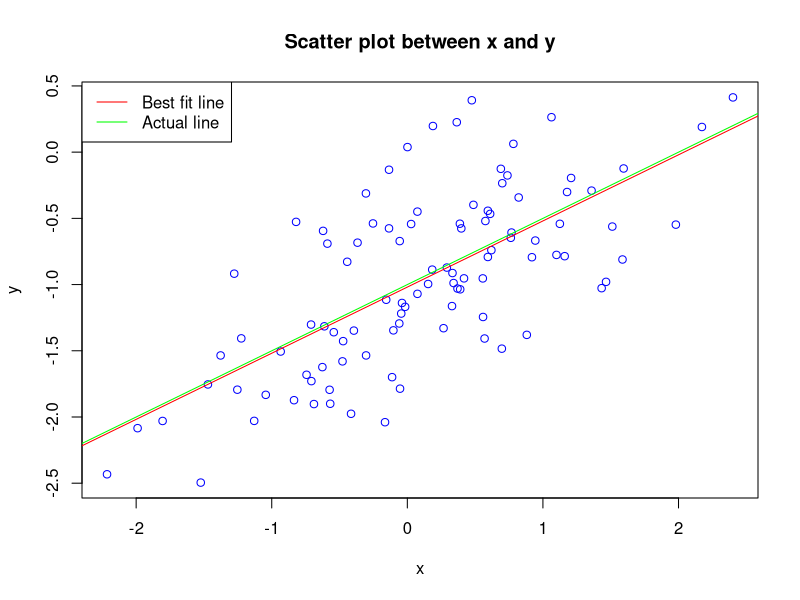

Write R code to recreate this figure.
# Clearing my work space
rm(list = ls())

# Setting the required seed for reproducibility
set.seed(1)

# synthesizing the data
x = rnorm(100,0,1)
eps = rnorm(100,0,0.5)

# Generating y
y = -1 + 0.5*x + eps
length(y)
 # Length of y is 100, coefficients are -1 and 0.5

# creating the linear model
reg = lm(y~x)
summary(reg)
# Call:
#   lm(formula = y ~ x)
# 
# Residuals:
#   Min       1Q   Median       3Q      Max 
# -0.93842 -0.30688 -0.06975  0.26970  1.17309 
# 
# Coefficients:
#   Estimate Std. Error t value Pr(>|t|)    
# (Intercept) -1.01885    0.04849 -21.010  < 2e-16 ***
#   x            0.49947    0.05386   9.273 4.58e-15 ***
#   ---
#   Signif. codes:  0 '***' 0.001 '**' 0.01 '*' 0.05 '.' 0.1 ' ' 1
# 
# Residual standard error: 0.4814 on 98 degrees of freedom
# Multiple R-squared:  0.4674,	Adjusted R-squared:  0.4619 
# F-statistic: 85.99 on 1 and 98 DF,  p-value: 4.583e-15

# Beta0 is -1.01885 and Beta1 is 0.49947

plot(x,y, main = "Scatter plot between x and y", col = "blue")

# I observe a linear relation between x and y adn estimated
# coefficients are close to the coeffs in the equation
abline(reg, col = "red")
abline(-1,0.5, col = "green")
legend("topleft", c("Best fit line", "Actual line"), col = c("red", "green"), lty = c(1,1))

# Polynomial regression
reg_pol = lm(y~ x + I(x^2))
summary(reg_pol)
# Call:
#   lm(formula = y ~ x + I(x^2))
# 
# Residuals:
#   Min       1Q   Median       3Q      Max 
# -0.98252 -0.31270 -0.06441  0.29014  1.13500 
# 
# Coefficients:
#   Estimate Std. Error t value Pr(>|t|)    
# (Intercept) -0.97164    0.05883 -16.517  < 2e-16 ***
#   x            0.50858    0.05399   9.420  2.4e-15 ***
#   I(x^2)      -0.05946    0.04238  -1.403    0.164    
# ---
#   Signif. codes:  0 '***' 0.001 '**' 0.01 '*' 0.05 '.' 0.1 ' ' 1
# 
# Residual standard error: 0.479 on 97 degrees of freedom
# Multiple R-squared:  0.4779,	Adjusted R-squared:  0.4672 
# F-statistic:  44.4 on 2 and 97 DF,  p-value: 2.038e-14

# The x^2 estimator is not having a significant relationship on y
# This is evident by the p values, though there is a slight increase 
# in the Adjusted R2 value, we cannot say this is a better model


# Less noise data set
# Modifying the variance of the eps term
# with sd = 0.2, hence a variance of 0.04
eps  = rnorm(100,0,0.2)

# running the same regressions once again

# Call:
#   lm(formula = y ~ x)
# 
# Residuals:
#   Min       1Q   Median       3Q      Max 
# -0.58282 -0.09646 -0.00907  0.12985  0.52831 
# 
# Coefficients:
#   Estimate Std. Error t value Pr(>|t|)    
# (Intercept) -0.99453    0.02094  -47.49   <2e-16 ***
#   x            0.50423    0.02326   21.68   <2e-16 ***
#   ---
#   Signif. codes:  0 '***' 0.001 '**' 0.01 '*' 0.05 '.' 0.1 ' ' 1
# 
# Residual standard error: 0.2079 on 98 degrees of freedom
# Multiple R-squared:  0.8275,	Adjusted R-squared:  0.8257 
# F-statistic:   470 on 1 and 98 DF,  p-value: < 2.2e-16

# The value of the coeff is 0.5 and there is great increase 
# in the Adjusted R2 value and decrease in the RSE value
# In the plot as well it is visible that the data is less
# spread aroung the regressor


# Polynomial model is actually not as good as linear model
# this can be observed below, with the R2 and the RSE values
# and also that the polynomial estimator is not having any
# significance in pedicting the response
# Call:
#   lm(formula = y ~ x + I(x^2))
# 
# Residuals:
#   Min       1Q   Median       3Q      Max 
# -0.58548 -0.09905 -0.00717  0.13191  0.52908 
# 
# Coefficients:
#   Estimate Std. Error t value Pr(>|t|)    
# (Intercept) -0.991774   0.025655 -38.658   <2e-16 ***
#   x            0.504765   0.023546  21.437   <2e-16 ***
#   I(x^2)      -0.003467   0.018483  -0.188    0.852    
# ---
#   Signif. codes:  0 '***' 0.001 '**' 0.01 '*' 0.05 '.' 0.1 ' ' 1
# 
# Residual standard error: 0.2089 on 97 degrees of freedom
# Multiple R-squared:  0.8275,	Adjusted R-squared:  0.824 
# F-statistic: 232.7 on 2 and 97 DF,  p-value: < 2.2e-16

# Confidence intervals for less noise data
confint(reg)
confint(reg_pol)

# > confint(reg)
# 2.5 %     97.5 %
#   (Intercept) -1.0360826 -0.9529699
# x            0.4580754  0.5503914
# > confint(reg_pol)
# 2.5 %      97.5 %
#   (Intercept) -1.04269192 -0.94085538
# x            0.45803251  0.55149677
# I(x^2)      -0.04015175  0.03321708

# Confidence Intervals for original data
confint(reg)
confint(reg_pol)

# > confint(reg)
# 2.5 %     97.5 %
#   (Intercept) -1.070670 -0.8716647
# x            0.361636  0.5826779
# > confint(reg_pol)
# 2.5 %       97.5 %
#   (Intercept) -1.0150148 -0.776956413
# x            0.3774241  0.595910959
# I(x^2)      -0.1804586 -0.008947781

# For less nosiy data the confidence interval is smaller 
# than the original data set. In other words, when there 
# is more noise in the data, the confidence intervals keep increasing